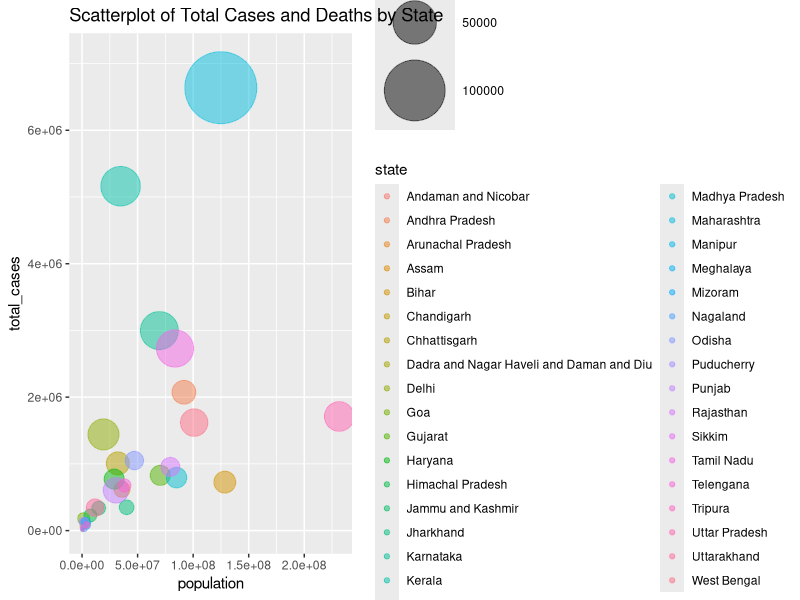

This figure's R source:
library(tidyverse)

data3 <- read_csv("derived_data/joined_and_cleaned.csv")
data4 <- select(data3, -hdi);

bubble_plot_first <- ggplot(data4, aes(x = population, y = total_cases, size = deaths, color=state)) + geom_point(alpha=0.5) + scale_size(range = c(.1, 24), name="Deaths")+ ggtitle("Scatterplot of Total Cases and Deaths by State")
bubble_plot <- bubble_plot_first + expand_limits(y=7100000);

ggsave("figures/bubble-plot.png",plot=bubble_plot)